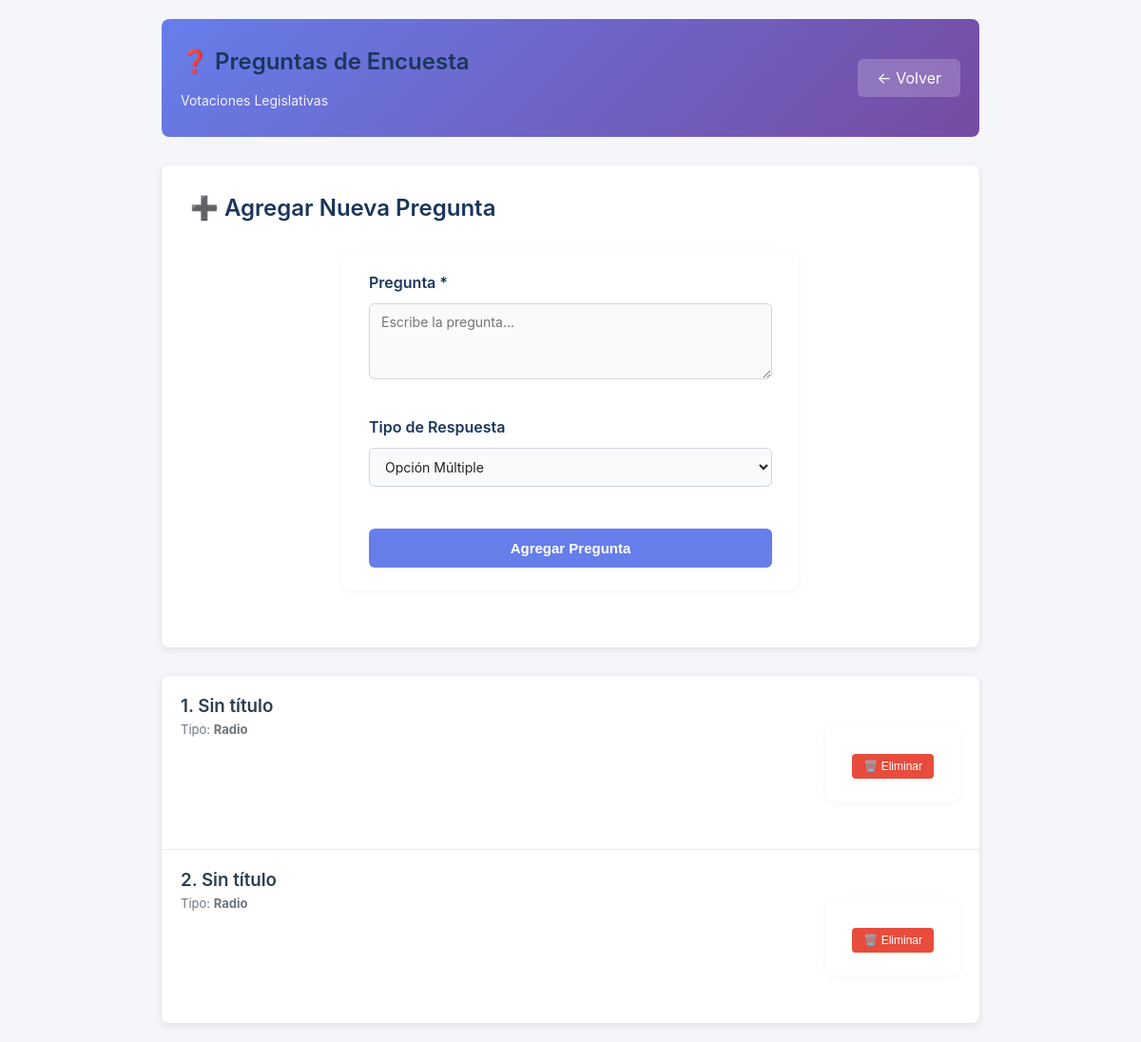
The page /admin/encuestas/preguntas.php?id=5 (signed in) on the database its author committed.
### tables this page shows
CREATE TABLE `encuestas` (
  `id` int(11) NOT NULL,
  `titulo` varchar(255) NOT NULL,
  `descripcion` text DEFAULT NULL,
  `lat` decimal(10,8) NOT NULL COMMENT 'Latitud de la encuesta',
  `lng` decimal(11,8) NOT NULL COMMENT 'Longitud de la encuesta',
  `fecha_creacion` date NOT NULL,
  `fecha_expiracion` date DEFAULT NULL,
  `link` varchar(255) DEFAULT NULL COMMENT 'Link externo a la encuesta',
  `activo` tinyint(1) NOT NULL DEFAULT 1,
  `created_at` timestamp NOT NULL DEFAULT current_timestamp(),
  `updated_at` timestamp NOT NULL DEFAULT current_timestamp() ON UPDATE current_timestamp()
);

CREATE TABLE `preguntas_encuesta` (
  `id` int(11) NOT NULL,
  `encuesta_id` int(11) DEFAULT NULL,
  `texto_pregunta` text DEFAULT NULL,
  `tipo` varchar(20) DEFAULT NULL,
  `opciones` text DEFAULT NULL,
  `orden` int(11) DEFAULT NULL
);

### models/Encuesta.php (called while the page is built, shortened)
<?php
class Encuesta {
    public static function getById($id) {
        try {
            $db = Database::getInstance()->getConnection();
            $sql = "SELECT * FROM encuestas WHERE id = ?";
            $stmt = $db->prepare($sql);
            $stmt->execute([$id]);
            $encuesta = $stmt->fetch(PDO::FETCH_ASSOC);
            if ($encuesta) {
                $sql_preguntas = "SELECT * FROM preguntas_encuesta
                                  WHERE encuesta_id = ?
                                  ORDER BY id ASC";
                $stmt_preguntas = $db->prepare($sql_preguntas);
                $stmt_preguntas->execute([$id]);
                $encuesta['preguntas'] = $stmt_preguntas->fetchAll(PDO::FETCH_ASSOC);
            }
            return $encuesta;
        } catch (Exception $e) {
            error_log("Error en Encuesta::getById - " . $e->getMessage());
            return null;
        }
    }
}

### admin/encuestas/preguntas.php (the view, shortened to what this page needs)
<?php
require_once __DIR__ . '/../../models/Encuesta.php';
$id = (int)($_GET['id'] ?? 0);
$encuesta = Encuesta::getById($id);
?>
<!DOCTYPE html>
<html lang="es">
<head>
    <link rel="stylesheet" href="/css/map-styles.css">
</head>
<body>
    <div class="container">
        <header>
            <div>
                <h1>❓ Preguntas de Encuesta</h1>
                <p><?= htmlspecialchars($encuesta['titulo']) ?></p>
            </div>
            <a href="/admin/encuestas/dashboard.php" class="btn">← Volver</a>
        </header>
        <div class="form-container">
            <h2>➕ Agregar Nueva Pregunta</h2>
            <form method="POST">
                <div class="form-group">
                    <label for="pregunta">Pregunta *</label>
                    <textarea id="pregunta" name="pregunta" required
                              placeholder="Escribe la pregunta..."></textarea>
                </div>
                <div class="form-group">
                    <label for="tipo">Tipo de Respuesta</label>
                    <select id="tipo" name="tipo">
                        <option value="opcion_multiple">Opción Múltiple</option>
                    </select>
                </div>
                <div class="form-actions">
                    <button type="submit">Agregar Pregunta</button>
                </div>
            </form>
        </div>
        <div class="preguntas-list">
            <?php if (empty($encuesta['preguntas'])): ?>
                <div class="empty-state">
                    <p style="font-size: 16px; margin-bottom: 10px;">📭 Sin preguntas aún</p>
                    <p>Agrega preguntas usando el formulario arriba</p>
                </div>
            <?php else: ?>
                <?php foreach ($encuesta['preguntas'] as $idx => $preg): ?>
                    <div class="pregunta-item">
                        <div class="pregunta-info">
                            <h3><?= ($idx + 1) ?>. <?= htmlspecialchars($preg['pregunta'] ?? 'Sin título') ?></h3>
                            <p>Tipo: <strong><?= ucfirst(str_replace('_', ' ', $preg['tipo'])) ?></strong></p>
                        </div>
                        <div class="pregunta-actions">
                            <form method="POST" style="display: inline;" onsubmit="return confirm('¿Eliminar esta pregunta?')">
                                <button type="submit" class="btn-small danger">🗑️ Eliminar</button>
                            </form>
                        </div>
                    </div>
                <?php endforeach; ?>
            <?php endif; ?>
        </div>
    </div>
</body>
</html>

### css/map-styles.css (style rules this page uses)
body { font-family: 'Segoe UI', 'Arial', sans-serif; background: #f8fafc; color: #222; margin: 0; padding: 0; }
h1, h2, h3 { color: #1a365d; font-weight: 600; margin-bottom: 18px; }
button, input[type="submit"] { background: #2563eb; color: #fff; border: none; border-radius: 5px; padding: 8px 18px; font-size: 15px; cursor: pointer; margin-top: 8px; transition: background 0.2s; }
form { background: #fff; padding: 24px 28px; border-radius: 10px; box-shadow: 0 2px 8px rgba(0,0,0,0.04); max-width: 480px; margin: 30px auto; }
label { font-weight: 500; color: #1a365d; }
input[type="text"], input[type="number"], select, textarea { width: 100%; padding: 8px 10px; margin-top: 4px; margin-bottom: 16px; border: 1px solid #cbd5e1; border-radius: 5px; font-size: 15px; background: #f8fafc; color: #222; box-sizing: border-box; transition: border 0.2s; }

### admin/encuestas/preguntas.php (style rules this page uses)
* { margin: 0; padding: 0; box-sizing: border-box; }
body { font-family: -apple-system, BlinkMacSystemFont, 'Segoe UI', Roboto, sans-serif; background: #f5f6fa; color: #2c3e50; }
.container { max-width: 900px; margin: 0 auto; padding: 20px; }
header { background: linear-gradient(135deg, #667eea 0%, #764ba2 100%); color: white; padding: 30px 20px; border-radius: 8px; margin-bottom: 30px; display: flex; justify-content: space-between; align-items: center; }
header h1 { font-size: 24px; }
header p { font-size: 14px; opacity: 0.9; margin-top: 5px; }
.btn { background: rgba(255,255,255,0.2); color: white; padding: 10px 20px; border-radius: 6px; text-decoration: none; border: none; cursor: pointer; transition: 0.3s; }
.form-container { background: white; border-radius: 8px; padding: 30px; box-shadow: 0 2px 8px rgba(0,0,0,0.1); margin-bottom: 30px; }
.form-group { margin-bottom: 20px; }
.form-group label { display: block; margin-bottom: 8px; font-weight: 600; }
.form-group input, .form-group textarea, .form-group select { width: 100%; padding: 10px 12px; border: 1px solid #d0d5dd; border-radius: 6px; font-size: 14px; font-family: inherit; }
.form-group textarea { resize: vertical; min-height: 80px; }
.form-actions { display: flex; gap: 10px; }
.form-actions button { flex: 1; padding: 12px; background: #667eea; color: white; border: none; border-radius: 6px; font-weight: 600; cursor: pointer; transition: 0.3s; }
.preguntas-list { background: white; border-radius: 8px; overflow: hidden; box-shadow: 0 2px 8px rgba(0,0,0,0.1); }
.pregunta-item { padding: 20px; border-bottom: 1px solid #e9ecef; display: flex; justify-content: space-between; align-items: flex-start; }
.pregunta-item:last-child { border-bottom: none; }
.pregunta-info h3 { margin-bottom: 5px; color: #2c3e50; }
.pregunta-info p { font-size: 13px; color: #6c757d; }
.pregunta-actions { display: flex; gap: 10px; }
.btn-small { padding: 6px 12px; font-size: 12px; background: #667eea; color: white; border: none; border-radius: 4px; cursor: pointer; }
.btn-small.danger { background: #e74c3c; }

### rows shown on the page
encuestas: titulo "Votaciones Legislativas"
preguntas_encuesta: pregunta "Sin título", tipo "Radio"
preguntas_encuesta: pregunta "Sin título", tipo "Radio"
